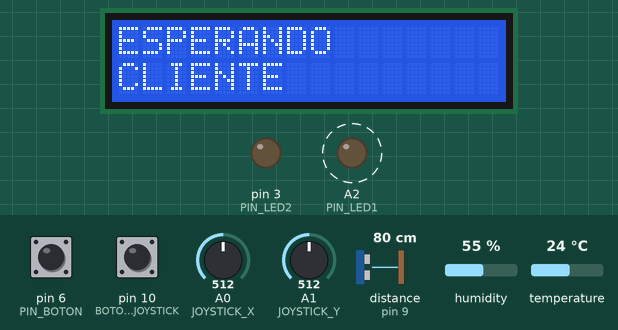
Simulated run of this sketch. Board: Arduino Uno, built with avr-gcc and run on an emulated ATmega328P. Parts: 16×2 character LCD, output pins drawn as LEDs (lit = HIGH). Wiring (inferred from the names in the program): ultrasonic range finder: trigger pin 8; echo pin 9. Dashed ring = blinking. The inputs (shaded band) are chosen by the test bench; at power-on: distance to the obstacle (sensor on pin 9) 80 cm, pin 10 (BOTON_JOYSTICK) HIGH, pin 6 (PIN_BOTON) HIGH, A1 (JOYSTICK_Y) = 512, A0 (JOYSTICK_X) = 512, humidity 55 %, temperature 24 °C. The echo pulse lasts 58.3 µs per cm; random numbers use the default seed unless the sketch sets one; pins used as bus, display or sensor lines are not drawn.

Above: at 3.6 s.
3.7 s: distance to the obstacle (sensor on pin 9) set to 43 cm
5.2 s: distance to the obstacle (sensor on pin 9) set to 36 cm
At 6.0 s:
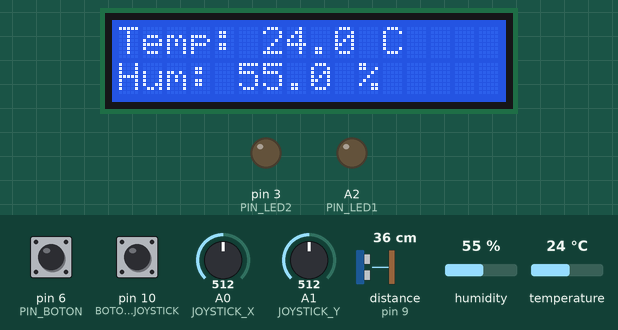
11.7 s: pin 10 (BOTON_JOYSTICK) pulled LOW for 0.15 s
At 11.87 s:
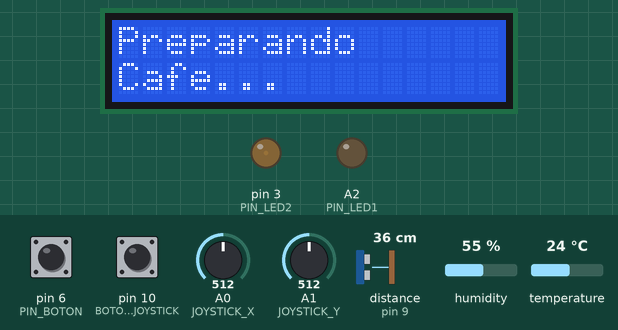
12.4 s: pin 6 (PIN_BOTON) pulled LOW for 0.15 s
At 13.7 s:
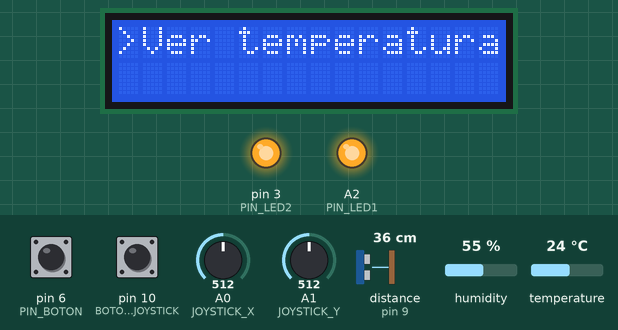
19.2 s: A1 (JOYSTICK_Y) set to 190
At 20.1 s:
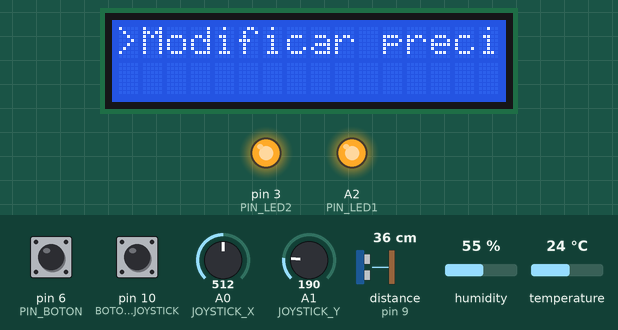
25.8 s: pin 10 (BOTON_JOYSTICK) pulled LOW for 1 s
At 26.2 s:
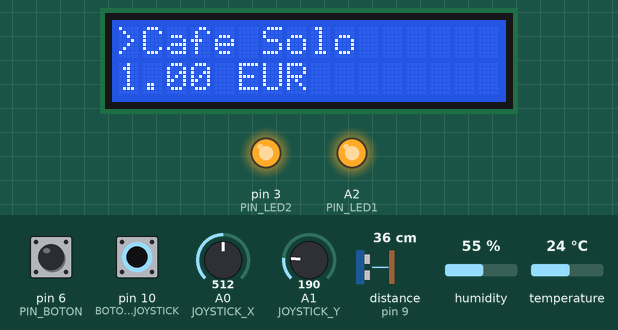
Timing chart, 0 to 28.8 s (numbered marks = the images above; inputs shaded):
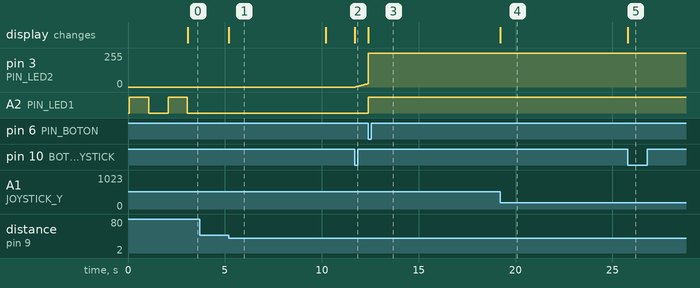

Measured:
- the behaviour switches between 41 and 40 cm on distance to the obstacle (sensor on pin 9) (found by bisection; images 0 and 1)
- after the input at 3.7 s, every drawn part: stays the same
- after the input at 5.2 s, the display: changes at once (image 1)
- after the input at 11.7 s, pin 3 (PIN_LED2): moves from 0/255 to 25/255 over 0.66 s, starting at once; the display: changes at once (image 2)
- after the input at 12.4 s, A2 (PIN_LED1): LOW → HIGH at once
- after the input at 25.8 s, the display: changes at once (image 5)
- by itself, A2 (PIN_LED1): alternates HIGH for 1.0 s and LOW for 1.0 s
- what the display in image 1 shows lasts 5.0 s, from 5.2 s to 10.2 s

The sketch:

maquina_cafe.ino
```cpp
#include <LiquidCrystal.h>
#include <DHT.h>
#include <avr/wdt.h>
#include <Thread.h>
#include <ThreadController.h>

// Pines

// LCD_VO conectado directamente a 5V con resistencia 1 kOhm
#define LCD_RS 12
#define LCD_EN 11
#define LCD_D4 5
#define LCD_D5 4
#define LCD_D6 13
#define LCD_D7 2

#define PIN_DHT 7
#define TIPO_DHT DHT11

#define PIN_TRIG 8
#define PIN_ECHO 9

#define JOYSTICK_X A0
#define JOYSTICK_Y A1
#define BOTON_JOYSTICK 10

#define PIN_BOTON 6
#define PIN_LED1 A2 // pin analogico para on/off
#define PIN_LED2 3 // pin PWM para 'fade in'

// Pantalla y sensor temp/humedad
LiquidCrystal lcd(LCD_RS, LCD_EN, LCD_D4, LCD_D5, LCD_D6, LCD_D7);
DHT dht(PIN_DHT, TIPO_DHT);

// Hilos
ThreadController controladorHilos = ThreadController();
Thread* hiloSensores = new Thread();
Thread* hiloInterfaz = new Thread();
Thread* hiloPreparacion = new Thread();
Thread* hiloAdmin = new Thread();
Thread* hiloArranque = new Thread();

// Estados del sistema
enum EstadoSistema {
  ARRANQUE,
  ESPERANDO_SERVICIO,
  SERVICIO_ACTIVO,
  PREPARANDO_BEBIDA,
  MENU_ADMIN,
  ADMIN_TEMPERATURA,
  ADMIN_DISTANCIA,
  ADMIN_CONTADOR,
  ADMIN_PRECIOS
};

// Estructura de producto
struct Producto {
  String nombre;
  float precio;
};

// Variables globales
EstadoSistema estadoActual = ARRANQUE;
EstadoSistema estadoAnterior = ARRANQUE;

Producto productos[5] = {
  {"Cafe Solo", 1.00},
  {"Cafe Cortado", 1.10},
  {"Cafe Doble", 1.25},
  {"Cafe Premium", 1.50},
  {"Chocolate", 2.00}
};

// Variables de control
int productoSeleccionado = 0;
int opcionAdminSeleccionada = 0;
int productoSeleccionadoPrecio = 0;
bool enEdicionPrecio = false;
bool clienteDetectado = false;
bool mostrandoTemperatura = false;
bool preparandoBebida = false;
bool retirando = false;
bool servicioActivoPermanente = false;

// Variables de tiempo
unsigned long tiempoInicio;
unsigned long inicioMostrarTemperatura = 0;
unsigned long inicioPreparacion = 0;
unsigned long duracionPreparacion = 0;
unsigned long inicioRetirar = 0;
unsigned long tiempoUltimaActualizacion = 0;

// Variables del arranque
int parpadeoInicial = 1;
bool estadoLedArranque = false;

// Variables de entrada
bool estadoBotonActual = LOW;
bool estadoBotonAnterior = LOW;
unsigned long tiempoPresionBoton = 0;
bool botonPresionadoActualmente = false;
bool presionProcesada = false;

// Variables del joystick
int ultimoJoystickX = 512;
int ultimoJoystickY = 512;
bool joystickMovido = false;
unsigned long ultimoTiempoJoystick = 0;
bool ultimoBotonJoystick = false;

// Variables de sensores
float temperaturaActual = 0;
float humedadActual = 0;
float distanciaActual = 0;

void setup() {
  Serial.begin(9600);

  // Inicializar pines
  pinMode(PIN_LED1, OUTPUT);
  pinMode(PIN_LED2, OUTPUT);
  pinMode(PIN_BOTON, INPUT_PULLUP);
  pinMode(BOTON_JOYSTICK, INPUT_PULLUP);
  pinMode(PIN_TRIG, OUTPUT);
  pinMode(PIN_ECHO, INPUT);

  // Inicializar LCD
  lcd.begin(16, 2);
  lcd.print("CARGANDO...");

  // Inicializar DHT
  dht.begin();

  // Inicializar semilla aleatoria
  randomSeed(analogRead(A3));

  // Registrar tiempo de inicio
  tiempoInicio = millis();

  // Habilitar temporizador watchdog (8 segundos)
  wdt_enable(WDTO_8S);

  // Configurar hilos
  configurarHilos();
}

void configurarHilos() {
  // Hilo de arranque, se ejecuta cada 1000ms durante el arranque
  hiloArranque->onRun(ejecutarArranque);
  hiloArranque->setInterval(1000);

  // Hilo de sensores, lee sensores cada 500ms
  hiloSensores->onRun(leerSensores);
  hiloSensores->setInterval(500);

  // Hilo de interfaz, maneja botones y joystick cada 50ms
  hiloInterfaz->onRun(manejarInterfaz);
  hiloInterfaz->setInterval(50);

  // Hilo de preparacion, actualiza progreso cada 100ms
  hiloPreparacion->onRun(actualizarPreparacion);
  hiloPreparacion->setInterval(100);

  // Hilo admin, actualiza pantalla admin cada 200ms
  hiloAdmin->onRun(actualizarAdmin);
  hiloAdmin->setInterval(200);

  // Agregar hilos al controlador
  controladorHilos.add(hiloArranque);
  controladorHilos.add(hiloSensores);
  controladorHilos.add(hiloInterfaz);
  controladorHilos.add(hiloPreparacion);
  controladorHilos.add(hiloAdmin);
}

void loop() {
  wdt_reset(); // Reiniciar temporizador watchdog

  // Ejecutar hilos segun el estado actual
  if (estadoActual == ARRANQUE) {
    hiloArranque->run();
  } else {
    hiloSensores->run();
    hiloInterfaz->run();

    if (estadoActual == PREPARANDO_BEBIDA) {
      hiloPreparacion->run();
    }

    if (estadoActual >= MENU_ADMIN) {
      hiloAdmin->run();
    }
  }

  // Manejar cambios de estado
  manejarCambiosEstado();
}

void ejecutarArranque() {
  if (parpadeoInicial < 3) {
    estadoLedArranque = !estadoLedArranque;
    digitalWrite(PIN_LED1, estadoLedArranque);
    delay(1000);
    if (estadoLedArranque) {
      parpadeoInicial++;
    }
  } else {
    digitalWrite(PIN_LED1, LOW);
    estadoActual = ESPERANDO_SERVICIO;
    lcd.clear();
  }
}

void leerSensores() {
  // Leer temperatura y humedad
  temperaturaActual = dht.readTemperature();
  humedadActual = dht.readHumidity();

  // Leer distancia
  distanciaActual = obtenerDistancia();

  // Solo detectar cliente si no estamos en servicio permanente
  if (!servicioActivoPermanente) {
    bool clienteAnterior = clienteDetectado;
    clienteDetectado = (distanciaActual < 40);

    // Si se detecta un nuevo cliente
    if (!clienteAnterior && clienteDetectado && estadoActual == ESPERANDO_SERVICIO) {
      estadoActual = SERVICIO_ACTIVO;
      servicioActivoPermanente = true;
      mostrandoTemperatura = true;
      inicioMostrarTemperatura = millis();
      mostrarTemperaturaHumedad();
      // Serial.println("Cliente detectado, servicio activo permanente");
    }
  }
}

void manejarInterfaz() {
  manejarBoton();
  manejarJoystick();
}

void manejarBoton() {
  estadoBotonActual = digitalRead(PIN_BOTON);

  // Detectar cuando se presiona el boton (transicion LOW -> HIGH)
  if (estadoBotonAnterior == LOW && estadoBotonActual == HIGH) {
    tiempoPresionBoton = millis();
    botonPresionadoActualmente = true;
    presionProcesada = false;
    // Serial.println("Boton presionado");
  }

  // Mientras el boton esta presionado, mostrar duracion
  if (botonPresionadoActualmente && estadoBotonActual == HIGH) {
    unsigned long duracionActual = millis() - tiempoPresionBoton;

    // Debug: mostrar duracion cada 500ms
    if (duracionActual % 500 < 50) {
      // Serial.print("Presionando: ");
      // Serial.print(duracionActual);
      // Serial.println("ms");
    }
  }

  // Detectar cuando se suelta el boton (transicion HIGH -> LOW)
  if (estadoBotonAnterior == HIGH && estadoBotonActual == LOW && botonPresionadoActualmente) {
    unsigned long duracionPresion = millis() - tiempoPresionBoton;

    // Serial.print("Boton liberado. Duracion: ");
    // Serial.print(duracionPresion);
    // Serial.println("ms");

    if (!presionProcesada) {
      // Resetear a servicio (2-3 segundos)
      if (estadoActual == SERVICIO_ACTIVO && duracionPresion >= 2000 && duracionPresion < 3000) {
        // Serial.println("Reiniciando servicio");
        reiniciarAServicio();
        presionProcesada = true;
      }
      // Entrar/salir modo admin (5+ segundos)
      else if (duracionPresion >= 5000) {
        if (estadoActual >= MENU_ADMIN) {
          // Serial.println("Saliendo modo admin");
          salirModoAdmin();
        } else {
          // Serial.println("Entrando modo admin");
          entrarModoAdmin();
        }
        presionProcesada = true;
      }
      else if (duracionPresion >= 1000 && duracionPresion < 2000) {
        // Serial.println("Presion corta (1-2s), sin accion");
        presionProcesada = true;
      }
    }

    botonPresionadoActualmente = false;
  }

  estadoBotonAnterior = estadoBotonActual;
}

void manejarJoystick() {
  int joystickX = analogRead(JOYSTICK_X);
  int joystickY = analogRead(JOYSTICK_Y);
  bool botonJoystick = digitalRead(BOTON_JOYSTICK) == LOW;

  // Detectar movimiento del joystick
  if (abs(joystickY - 512) > 300 && !joystickMovido && millis() - ultimoTiempoJoystick > 300) {
    if (joystickY < 300) {
      manejarJoystickArriba();
    } else if (joystickY > 700) {
      manejarJoystickAbajo();
    }
    joystickMovido = true;
    ultimoTiempoJoystick = millis();
  }

  if (abs(joystickX - 512) > 300 && !joystickMovido && millis() - ultimoTiempoJoystick > 300) {
    if (joystickX < 300) {
      manejarJoystickIzquierda();
    }
    joystickMovido = true;
    ultimoTiempoJoystick = millis();
  }

  if (abs(joystickX - 512) < 200 && abs(joystickY - 512) < 200) {
    joystickMovido = false;
  }

  // Manejar presion del boton del joystick
  if (!ultimoBotonJoystick && botonJoystick) {
    manejarPresionBotonJoystick();
  }

  ultimoBotonJoystick = botonJoystick;
}

void actualizarPreparacion() {
  if (!preparandoBebida) return;

  unsigned long tiempoActual = millis();

  if (tiempoActual - inicioPreparacion >= duracionPreparacion) {
    // Preparacion completada
    digitalWrite(PIN_LED2, LOW);
    lcd.clear();
    lcd.print("RETIRE BEBIDA");
    preparandoBebida = false;
    retirando = true;
    inicioRetirar = tiempoActual;
    estadoActual = SERVICIO_ACTIVO;
  } else {
    // Actualizar intensidad LED2 basado en progreso
    float progreso = (float)(tiempoActual - inicioPreparacion) / duracionPreparacion;
    int valorPWM = (int)(progreso * 255);
    analogWrite(PIN_LED2, valorPWM);
  }
}

void actualizarAdmin() {
  if (estadoActual < MENU_ADMIN) return;

  digitalWrite(PIN_LED1, HIGH);
  digitalWrite(PIN_LED2, HIGH);

  switch (estadoActual) {
    case MENU_ADMIN:
      mostrarMenuAdmin();
      break;
    case ADMIN_TEMPERATURA:
      mostrarAdminTemperatura();
      break;
    case ADMIN_DISTANCIA:
      mostrarAdminDistancia();
      break;
    case ADMIN_CONTADOR:
      mostrarAdminContador();
      break;
    case ADMIN_PRECIOS:
      mostrarAdminPrecios();
      break;
  }
}

void manejarCambiosEstado() {
  // Transiciones automaticas
  if (estadoActual == SERVICIO_ACTIVO) {
    unsigned long tiempoActual = millis();

    // Transicion de mostrar temperatura a menu
    if (mostrandoTemperatura && tiempoActual - inicioMostrarTemperatura >= 5000) {
      mostrandoTemperatura = false;
      mostrarMenuProductos();
    }

    // Transicion despues de retirar bebida
    if (retirando && tiempoActual - inicioRetirar >= 3000) {
      retirando = false;
      reiniciarAServicio();
    }
  }

  // Actualizar pantalla si no hay cliente
  if (estadoActual == ESPERANDO_SERVICIO && !clienteDetectado) {
    if (millis() - tiempoUltimaActualizacion >= 1000) {
      lcd.clear();
      lcd.print("ESPERANDO");
      lcd.setCursor(0, 1);
      lcd.print("CLIENTE");
      tiempoUltimaActualizacion = millis();
    }
  }
}

void manejarJoystickArriba() {
  switch (estadoActual) {
    case SERVICIO_ACTIVO:
      if (!mostrandoTemperatura && !retirando) {
        productoSeleccionado = (productoSeleccionado - 1 + 5) % 5;
        mostrarMenuProductos();
      }
      break;

    case MENU_ADMIN:
      opcionAdminSeleccionada = (opcionAdminSeleccionada - 1 + 4) % 4;
      break;

    case ADMIN_PRECIOS:
      if (!enEdicionPrecio) {
        productoSeleccionadoPrecio = (productoSeleccionadoPrecio - 1 + 5) % 5;
      } else {
        productos[productoSeleccionadoPrecio].precio += 0.05;
        if (productos[productoSeleccionadoPrecio].precio > 9.99) {
          productos[productoSeleccionadoPrecio].precio = 9.99;
        }
      }
      break;
  }
}

void manejarJoystickAbajo() {
  switch (estadoActual) {
    case SERVICIO_ACTIVO:
      if (!mostrandoTemperatura && !retirando) {
        productoSeleccionado = (productoSeleccionado + 1) % 5;
        mostrarMenuProductos();
      }
      break;

    case MENU_ADMIN:
      opcionAdminSeleccionada = (opcionAdminSeleccionada + 1) % 4;
      break;

    case ADMIN_PRECIOS:
      if (!enEdicionPrecio) {
        productoSeleccionadoPrecio = (productoSeleccionadoPrecio + 1) % 5;
      } else {
        productos[productoSeleccionadoPrecio].precio -= 0.05;
        if (productos[productoSeleccionadoPrecio].precio < 0.05) {
          productos[productoSeleccionadoPrecio].precio = 0.05;
        }
      }
      break;
  }
}

void manejarJoystickIzquierda() {
  switch (estadoActual) {
    case ADMIN_TEMPERATURA:
    case ADMIN_DISTANCIA:
    case ADMIN_CONTADOR:
    case ADMIN_PRECIOS:
      if (enEdicionPrecio) {
        enEdicionPrecio = false;
      } else {
        estadoActual = MENU_ADMIN;
      }
      break;
  }
}

void manejarPresionBotonJoystick() {
  switch (estadoActual) {
    case SERVICIO_ACTIVO:
      if (!mostrandoTemperatura && !retirando) {
        comenzarPreparacionBebida();
      }
      break;

    case MENU_ADMIN:
      switch (opcionAdminSeleccionada) {
        case 0:
          estadoActual = ADMIN_TEMPERATURA;
          break;
        case 1:
          estadoActual = ADMIN_DISTANCIA;
          break;
        case 2:
          estadoActual = ADMIN_CONTADOR;
          break;
        case 3:
          estadoActual = ADMIN_PRECIOS;
          productoSeleccionadoPrecio = 0;
          enEdicionPrecio = false;
          break;
      }
      break;

    case ADMIN_PRECIOS:
      enEdicionPrecio = !enEdicionPrecio;
      break;
  }
}

void mostrarTemperaturaHumedad() {
  lcd.clear();
  lcd.print("Temp: ");
  lcd.print(temperaturaActual, 1);
  lcd.print(" C");
  lcd.setCursor(0, 1);
  lcd.print("Hum: ");
  lcd.print(humedadActual, 1);
  lcd.print(" %");
}

void mostrarMenuProductos() {
  lcd.clear();
  lcd.print(">");
  lcd.print(productos[productoSeleccionado].nombre);
  lcd.setCursor(0, 1);
  lcd.print(productos[productoSeleccionado].precio, 2);
  lcd.print(" EUR");
}

void mostrarMenuAdmin() {
  lcd.clear();
  lcd.print(">");

  switch (opcionAdminSeleccionada) {
    case 0:
      lcd.print("Ver temperatura");
      break;
    case 1:
      lcd.print("Ver distancia");
      break;
    case 2:
      lcd.print("Ver contador");
      break;
    case 3:
      lcd.print("Modificar precios");
      break;
  }
}

void mostrarAdminTemperatura() {
  lcd.clear();
  lcd.print("Temp: ");
  lcd.print(temperaturaActual, 1);
  lcd.print(" C");
  lcd.setCursor(0, 1);
  lcd.print("Hum: ");
  lcd.print(humedadActual, 1);
  lcd.print(" %");
}

void mostrarAdminDistancia() {
  lcd.clear();
  lcd.print("Distancia:");
  lcd.setCursor(0, 1);
  lcd.print(distanciaActual, 1);
  lcd.print(" cm");
}

void mostrarAdminContador() {
  unsigned long segundosTranscurridos = (millis() - tiempoInicio) / 1000;

  lcd.clear();
  lcd.print("Contador:");
  lcd.setCursor(0, 1);
  lcd.print(segundosTranscurridos);
  lcd.print(" seg");
}

void mostrarAdminPrecios() {
  if (!enEdicionPrecio) {
    lcd.clear();
    lcd.print(">");
    lcd.print(productos[productoSeleccionadoPrecio].nombre);
    lcd.setCursor(0, 1);
    lcd.print(productos[productoSeleccionadoPrecio].precio, 2);
    lcd.print(" EUR");
  } else {
    lcd.clear();
    lcd.print("Editando:");
    lcd.setCursor(0, 1);
    lcd.print(productos[productoSeleccionadoPrecio].precio, 2);
    lcd.print(" EUR");
  }
}

void comenzarPreparacionBebida() {
  duracionPreparacion = random(4000, 8001); // 4-8s aleatorio
  inicioPreparacion = millis();
  preparandoBebida = true;
  estadoActual = PREPARANDO_BEBIDA;

  lcd.clear();
  lcd.print("Preparando");
  lcd.setCursor(0, 1);
  lcd.print("Cafe...");
}

void reiniciarAServicio() {
  productoSeleccionado = 0;
  mostrandoTemperatura = true;
  inicioMostrarTemperatura = millis();
  estadoActual = SERVICIO_ACTIVO;
  mostrarTemperaturaHumedad();
}

void entrarModoAdmin() {
  estadoActual = MENU_ADMIN;
  opcionAdminSeleccionada = 0;
}

void salirModoAdmin() {
  digitalWrite(PIN_LED1, LOW);
  digitalWrite(PIN_LED2, LOW);

  // Resetear el servicio permanente al salir del admin
  servicioActivoPermanente = false;
  clienteDetectado = false;
  estadoActual = ESPERANDO_SERVICIO;

  // Serial.println("Saliendo admin, servicio permanente desactivado");
}

float obtenerDistancia() {
  digitalWrite(PIN_TRIG, LOW);
  delayMicroseconds(2);
  digitalWrite(PIN_TRIG, HIGH);
  delayMicroseconds(10);
  digitalWrite(PIN_TRIG, LOW);

  long duracion = pulseIn(PIN_ECHO, HIGH);
  float distancia = (duracion * 0.034) / 2;

  return distancia;
}
```
